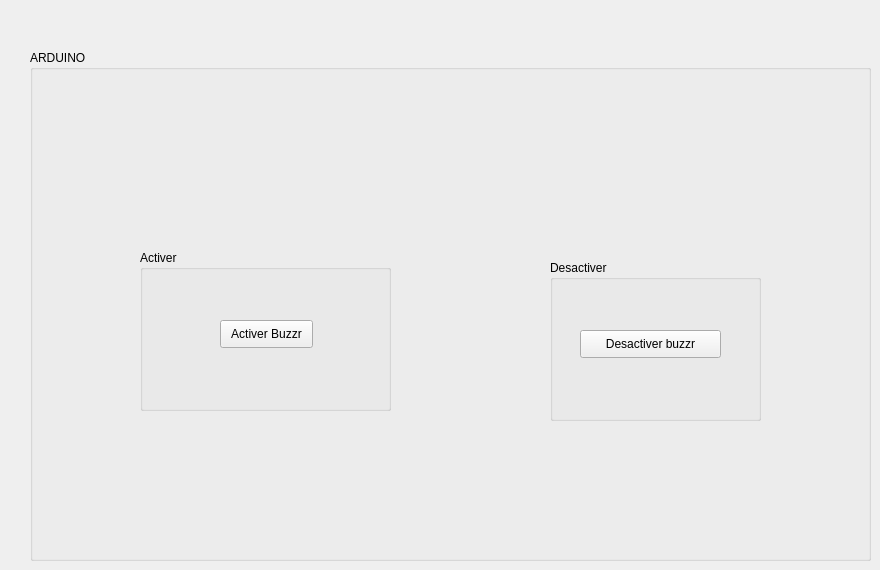
    <widget class="QWidget" name="tab_12">
     <attribute name="title">
      <string>ARDUINO </string>
     </attribute>
     <widget class="QGroupBox" name="groupBox_24">
      <property name="geometry">
       <rect>
        <x>30</x>
        <y>50</y>
        <width>841</width>
        <height>511</height>
       </rect>
      </property>
      <property name="title">
       <string>ARDUINO </string>
      </property>
      <widget class="QGroupBox" name="groupBox_25">
       <property name="geometry">
        <rect>
         <x>520</x>
         <y>210</y>
         <width>211</width>
         <height>161</height>
        </rect>
       </property>
       <property name="title">
        <string>Desactiver</string>
       </property>
       <widget class="QPushButton" name="pushButton_2">
        <property name="geometry">
         <rect>
          <x>30</x>
          <y>70</y>
          <width>141</width>
          <height>28</height>
         </rect>
        </property>
        <property name="text">
         <string>Desactiver buzzr</string>
        </property>
       </widget>
      </widget>
      <widget class="QGroupBox" name="groupBox_26">
       <property name="geometry">
        <rect>
         <x>110</x>
         <y>200</y>
         <width>251</width>
         <height>161</height>
        </rect>
       </property>
       <property name="title">
        <string>Activer</string>
       </property>
       <widget class="QPushButton" name="pushButton">
        <property name="geometry">
         <rect>
          <x>80</x>
          <y>70</y>
          <width>93</width>
          <height>28</height>
         </rect>
        </property>
        <property name="text">
         <string>Activer Buzzr</string>
        </property>
       </widget>
      </widget>
     </widget>
    </widget>
